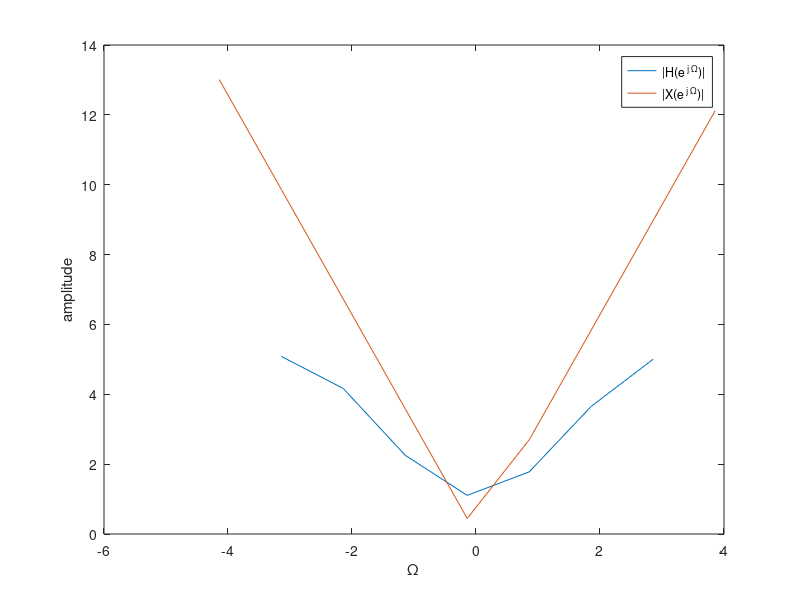

Recreate this plot in MATLAB.
omega_zero = 1;

function final_H=H(omega_zero, omega)
    final_H = abs(1 + -2*cos(omega_zero*j) * e^(-omega*j) + 1 * e^(-2*omega*j));
endfunction

function [final_X_ind1, final_X_ind2] = X(omega_zero, omega_)
   % my_arr = zeros(1,n+1);
    
    my_ind1 = omega_ - omega_zero; % here it is non-zero
    my_ind2 = omega_ + omega_zero;
    
    final_X_ind1 = my_ind1;
    final_X_ind2 = my_ind2;
    
    % If there is one output, put both outputs in the first output, otherwise return two outputs:
    if nargout < 1
        final_X_ind1 = [final_X_ind1; final_X_ind2];
    end
    
endfunction

% Find out H and X:
H_arr = [];
x_ind_list = [];
omega_arr = -pi:pi;
for omega = omega_arr;
    final_H=H(omega_zero, omega);
    H_arr = [H_arr, final_H];
    
    my_ind1 = omega - omega_zero; % here it is non-zero
    my_ind2 = omega + omega_zero;
    x_ind_list = [x_ind_list, my_ind1, my_ind2]  ;
end
y_value_list = abs(x_ind_list * pi);

% Sort the values for X by size to get a clean function plot:
[X_ind_sorted, indices] = sort(x_ind_list);
X_y_sorted =y_value_list(indices);

plot(omega_arr, H_arr)
hold on 
plot(X_ind_sorted, X_y_sorted)
legend('|H(e^{ j \Omega})|','|X(e^{ j \Omega})|')
xlabel('\Omega')
ylabel('amplitude')
print assignment3_4.png


